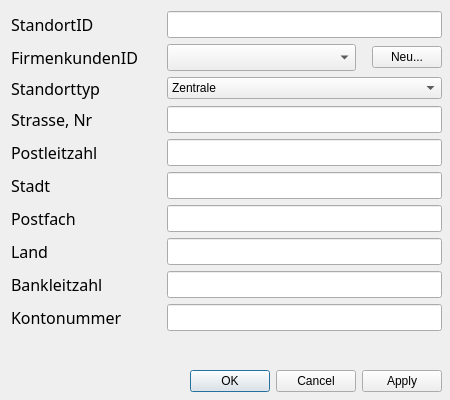
<?xml version="1.0" encoding="UTF-8"?>
<ui version="4.0">
 <class>DBOp_Standort</class>
 <widget class="QDialog" name="DBOp_Standort">
  <property name="geometry">
   <rect>
    <x>0</x>
    <y>0</y>
    <width>450</width>
    <height>400</height>
   </rect>
  </property>
  <property name="windowTitle">
   <string>Standort</string>
  </property>
  <widget class="QWidget" name="layoutWidget">
   <property name="geometry">
    <rect>
     <x>11</x>
     <y>11</y>
     <width>431</width>
     <height>381</height>
    </rect>
   </property>
   <layout class="QVBoxLayout" name="verticalLayout">
    <item>
     <layout class="QFormLayout" name="formLayout">
      <item row="0" column="0">
       <widget class="QLabel" name="labelStandortID">
        <property name="minimumSize">
         <size>
          <width>150</width>
          <height>0</height>
         </size>
        </property>
        <property name="font">
         <font>
          <family>Sans Serif</family>
          <pointsize>12</pointsize>
         </font>
        </property>
        <property name="text">
         <string>StandortID</string>
        </property>
       </widget>
      </item>
      <item row="0" column="1">
       <widget class="QLineEdit" name="lineStandortID">
        <property name="minimumSize">
         <size>
          <width>200</width>
          <height>27</height>
         </size>
        </property>
       </widget>
      </item>
      <item row="1" column="0">
       <widget class="QLabel" name="labelFirmenkundenID">
        <property name="font">
         <font>
          <family>Sans Serif</family>
          <pointsize>12</pointsize>
         </font>
        </property>
        <property name="text">
         <string>FirmenkundenID</string>
        </property>
       </widget>
      </item>
      <item row="1" column="1">
       <layout class="QHBoxLayout" name="horizontalLayout">
        <item>
         <widget class="QComboBox" name="comboFirmenkundenID">
          <property name="minimumSize">
           <size>
            <width>120</width>
            <height>27</height>
           </size>
          </property>
         </widget>
        </item>
        <item>
         <spacer name="horizontalSpacer">
          <property name="orientation">
           <enum>Qt::Horizontal</enum>
          </property>
          <property name="sizeType">
           <enum>QSizePolicy::Fixed</enum>
          </property>
          <property name="sizeHint" stdset="0">
           <size>
            <width>10</width>
            <height>20</height>
           </size>
          </property>
         </spacer>
        </item>
        <item>
         <widget class="QPushButton" name="pushNeuFK">
          <property name="maximumSize">
           <size>
            <width>70</width>
            <height>16777215</height>
           </size>
          </property>
          <property name="text">
           <string>Neu...</string>
          </property>
         </widget>
        </item>
       </layout>
      </item>
      <item row="2" column="0">
       <widget class="QLabel" name="labelStandorttyp">
        <property name="font">
         <font>
          <family>Sans Serif</family>
          <pointsize>12</pointsize>
         </font>
        </property>
        <property name="text">
         <string>Standorttyp</string>
        </property>
       </widget>
      </item>
      <item row="2" column="1">
       <widget class="QComboBox" name="comboStandorttyp">
        <property name="minimumSize">
         <size>
          <width>200</width>
          <height>0</height>
         </size>
        </property>
        <item>
         <property name="text">
          <string>Zentrale</string>
         </property>
        </item>
        <item>
         <property name="text">
          <string>Filiale</string>
         </property>
        </item>
       </widget>
      </item>
      <item row="3" column="0">
       <widget class="QLabel" name="labelStrasse">
        <property name="font">
         <font>
          <family>Sans Serif</family>
          <pointsize>12</pointsize>
         </font>
        </property>
        <property name="text">
         <string>Strasse, Nr</string>
        </property>
       </widget>
      </item>
      <item row="3" column="1">
       <widget class="QLineEdit" name="lineStrasse">
        <property name="minimumSize">
         <size>
          <width>200</width>
          <height>27</height>
         </size>
        </property>
       </widget>
      </item>
      <item row="4" column="0">
       <widget class="QLabel" name="labelPostleitzahl">
        <property name="font">
         <font>
          <family>Sans Serif</family>
          <pointsize>12</pointsize>
         </font>
        </property>
        <property name="text">
         <string>Postleitzahl</string>
        </property>
       </widget>
      </item>
      <item row="4" column="1">
       <widget class="QLineEdit" name="linePostleitzahl">
        <property name="minimumSize">
         <size>
          <width>200</width>
          <height>27</height>
         </size>
        </property>
       </widget>
      </item>
      <item row="5" column="0">
       <widget class="QLabel" name="labelStadt">
        <property name="font">
         <font>
          <family>Sans Serif</family>
          <pointsize>12</pointsize>
         </font>
        </property>
        <property name="text">
         <string>Stadt</string>
        </property>
       </widget>
      </item>
      <item row="5" column="1">
       <widget class="QLineEdit" name="lineStadt">
        <property name="minimumSize">
         <size>
          <width>200</width>
          <height>27</height>
         </size>
        </property>
       </widget>
      </item>
      <item row="6" column="0">
       <widget class="QLabel" name="labelPostfach">
        <property name="font">
         <font>
          <family>Sans Serif</family>
          <pointsize>12</pointsize>
         </font>
        </property>
        <property name="text">
         <string>Postfach</string>
        </property>
       </widget>
      </item>
      <item row="6" column="1">
       <widget class="QLineEdit" name="linePostfach">
        <property name="minimumSize">
         <size>
          <width>200</width>
          <height>27</height>
         </size>
        </property>
       </widget>
      </item>
      <item row="7" column="0">
       <widget class="QLabel" name="labelLand">
        <property name="font">
         <font>
          <family>Sans Serif</family>
          <pointsize>12</pointsize>
         </font>
        </property>
        <property name="text">
         <string>Land</string>
        </property>
       </widget>
      </item>
      <item row="7" column="1">
       <widget class="QLineEdit" name="lineLand">
        <property name="minimumSize">
         <size>
          <width>200</width>
          <height>27</height>
         </size>
        </property>
       </widget>
      </item>
      <item row="8" column="0">
       <widget class="QLabel" name="labelBankleitzahl">
        <property name="font">
         <font>
          <family>Sans Serif</family>
          <pointsize>12</pointsize>
         </font>
        </property>
        <property name="text">
         <string>Bankleitzahl</string>
        </property>
       </widget>
      </item>
      <item row="8" column="1">
       <widget class="QLineEdit" name="lineBankleitzahl">
        <property name="minimumSize">
         <size>
          <width>200</width>
          <height>27</height>
         </size>
        </property>
       </widget>
      </item>
      <item row="9" column="0">
       <widget class="QLabel" name="labelKontonummer">
        <property name="font">
         <font>
          <family>Sans Serif</family>
          <pointsize>12</pointsize>
         </font>
        </property>
        <property name="text">
         <string>Kontonummer</string>
        </property>
       </widget>
      </item>
      <item row="9" column="1">
       <widget class="QLineEdit" name="lineKontonummer">
        <property name="minimumSize">
         <size>
          <width>200</width>
          <height>27</height>
         </size>
        </property>
        <property name="text">
         <string/>
        </property>
       </widget>
      </item>
     </layout>
    </item>
    <item>
     <spacer name="verticalSpacer">
      <property name="orientation">
       <enum>Qt::Vertical</enum>
      </property>
      <property name="sizeHint" stdset="0">
       <size>
        <width>20</width>
        <height>40</height>
       </size>
      </property>
     </spacer>
    </item>
    <item>
     <widget class="QDialogButtonBox" name="buttonBox">
      <property name="orientation">
       <enum>Qt::Horizontal</enum>
      </property>
      <property name="standardButtons">
       <set>QDialogButtonBox::Apply|QDialogButtonBox::Cancel|QDialogButtonBox::Ok</set>
      </property>
     </widget>
    </item>
   </layout>
  </widget>
 </widget>
 <resources/>
 <connections>
  <connection>
   <sender>buttonBox</sender>
   <signal>accepted()</signal>
   <receiver>DBOp_Standort</receiver>
   <slot>accept()</slot>
   <hints>
    <hint type="sourcelabel">
     <x>248</x>
     <y>254</y>
    </hint>
    <hint type="destinationlabel">
     <x>157</x>
     <y>274</y>
    </hint>
   </hints>
  </connection>
  <connection>
   <sender>buttonBox</sender>
   <signal>rejected()</signal>
   <receiver>DBOp_Standort</receiver>
   <slot>reject()</slot>
   <hints>
    <hint type="sourcelabel">
     <x>316</x>
     <y>260</y>
    </hint>
    <hint type="destinationlabel">
     <x>286</x>
     <y>274</y>
    </hint>
   </hints>
  </connection>
 </connections>
</ui>
